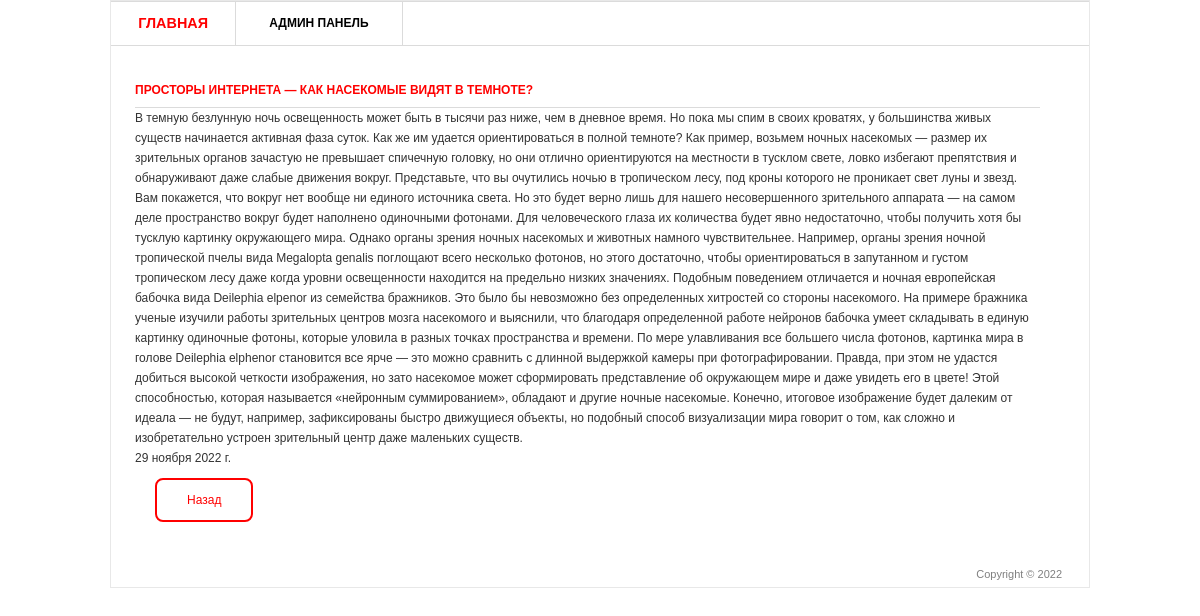
/19, run on the app's committed database.
### blog/models.py (models this page shows, shortened)
class Post(models.Model):
    title = models.CharField( 'Заголовок записи', max_length=44)
    descriptions = models.TextField('Текст записи')
    author = models.CharField('Имя автора', max_length=40)
    date = models.DateField('Дата публикации')
    image = models.ImageField('Изображение', upload_to='image/%Y', default='image/pass.jpg')
    class Meta:
        verbose_name = 'Запись'
        verbose_name_plural = 'Записи'

### blog/views.py (the view)
# urls.py: path('<int:pk>', views.PostDetailView.as_view(), name='post-detail'),
class PostDetailView(DetailView):
    model = Post
    template_name = 'blog/post.html'
    context_obj_name = 'post'

### templates/blog/post.html (shortened to what this page needs)
{% extends 'blog/layout_post.html' %}
    {% block content %}
        <h3 id="detail">{{post.author}} — {{post.title}}</h3>
        <p>{{post.descriptions}}</p>
        <p>{{post.date}}</p>
    {% endblock %}

### static/css/style.css (style rules this page uses)
* { margin: 0; padding: 0; outline:0; }
body { font-size: 12px; line-height: 20px; font-family: Georgia, Arial, Helvetica, Sans-Serif; color: #333; background: url() repeat 0 0; }
#main_2 h3 { font-size: 12px; line-height: 15px; color: #ff0000; text-transform: uppercase; border-bottom: 1px solid #dbdbdb; padding: 0 0 9px 0; }

### data on the page
Post: author "ПРОСТОРЫ ИНТЕРНЕТА", title "КАК НАСЕКОМЫЕ ВИДЯТ В ТЕМНОТЕ?", descriptions "В темную безлунную ночь освещенность может быть в тысячи раз ниже, чем в дневное время. Но пока мы спим в своих кроватях, у большинства живых существ начинается активная фаза суток. Как же им удается ориентироваться в полной темноте? Как пример, возьмем ночных насекомых — размер их зрительных органов зачастую не превышает спичечную головку, но они отлично ориентируются на местности в тусклом свете, ловко избегают препятствия и обнаруживают даже слабые движения вокруг. Представьте, что вы очутились ночью в тропическом лесу, под кроны которого не проникает свет луны и звезд. Вам покажется, что вокруг нет вообще ни единого источника света. Но это будет верно лишь для нашего несовершенного…", date "29 ноября 2022 г."
